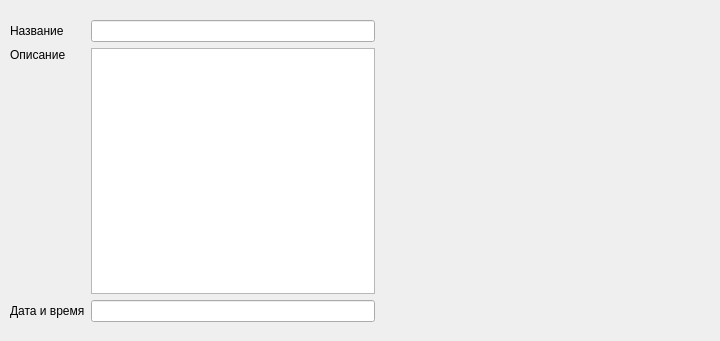
<?xml version="1.0" encoding="UTF-8"?>
<ui version="4.0">
 <class>Dialog</class>
 <widget class="QDialog" name="Dialog">
  <property name="geometry">
   <rect>
    <x>0</x>
    <y>0</y>
    <width>720</width>
    <height>341</height>
   </rect>
  </property>
  <property name="windowTitle">
   <string>Dialog</string>
  </property>
  <widget class="QWidget" name="gridLayoutWidget">
   <property name="geometry">
    <rect>
     <x>10</x>
     <y>20</y>
     <width>691</width>
     <height>302</height>
    </rect>
   </property>
   <layout class="QGridLayout" name="layout_form">
    <item row="2" column="1">
     <widget class="QLineEdit" name="edit_datetime">
      <property name="readOnly">
       <bool>true</bool>
      </property>
     </widget>
    </item>
    <item row="0" column="1">
     <widget class="QLineEdit" name="edit_title">
      <property name="readOnly">
       <bool>true</bool>
      </property>
     </widget>
    </item>
    <item row="1" column="0">
     <widget class="QLabel" name="label_description">
      <property name="text">
       <string>Описание</string>
      </property>
      <property name="alignment">
       <set>Qt::AlignLeading|Qt::AlignLeft|Qt::AlignTop</set>
      </property>
     </widget>
    </item>
    <item row="2" column="0">
     <widget class="QLabel" name="label_datetime">
      <property name="text">
       <string>Дата и время</string>
      </property>
     </widget>
    </item>
    <item row="0" column="0">
     <widget class="QLabel" name="label_title">
      <property name="text">
       <string>Название</string>
      </property>
     </widget>
    </item>
    <item row="1" column="1">
     <widget class="QPlainTextEdit" name="edit_description">
      <property name="readOnly">
       <bool>true</bool>
      </property>
     </widget>
    </item>
    <item row="0" column="3" rowspan="3">
     <widget class="QLabel" name="image">
      <property name="sizePolicy">
       <sizepolicy hsizetype="Expanding" vsizetype="Preferred">
        <horstretch>0</horstretch>
        <verstretch>0</verstretch>
       </sizepolicy>
      </property>
      <property name="minimumSize">
       <size>
        <width>300</width>
        <height>300</height>
       </size>
      </property>
      <property name="maximumSize">
       <size>
        <width>300</width>
        <height>300</height>
       </size>
      </property>
      <property name="text">
       <string/>
      </property>
     </widget>
    </item>
    <item row="0" column="2" rowspan="3">
     <spacer name="horizontalSpacer">
      <property name="orientation">
       <enum>Qt::Horizontal</enum>
      </property>
      <property name="sizeType">
       <enum>QSizePolicy::Fixed</enum>
      </property>
      <property name="sizeHint" stdset="0">
       <size>
        <width>20</width>
        <height>20</height>
       </size>
      </property>
     </spacer>
    </item>
   </layout>
  </widget>
 </widget>
 <resources/>
 <connections/>
</ui>
